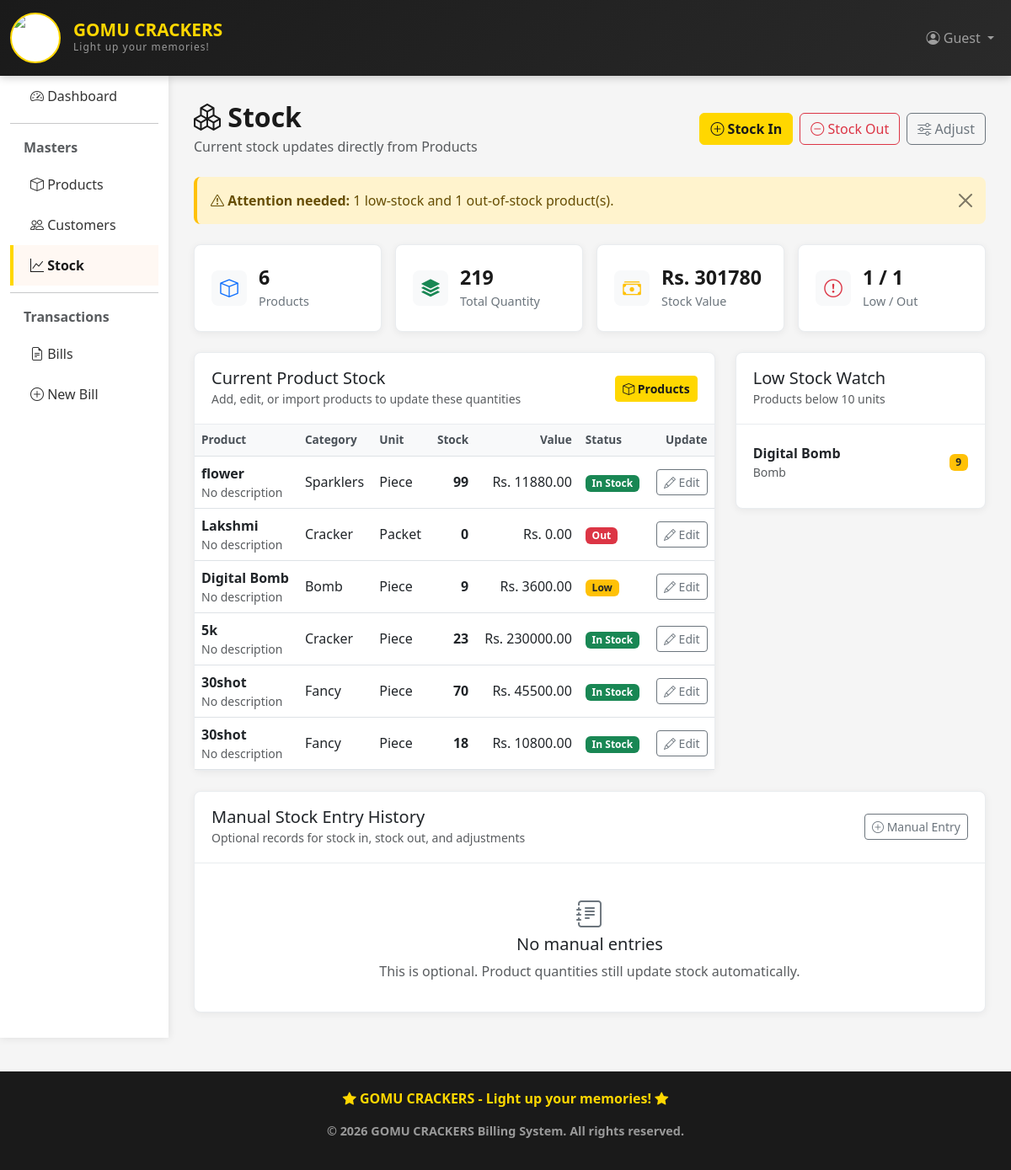
The page /billing/stock/ on the database as committed earlier.
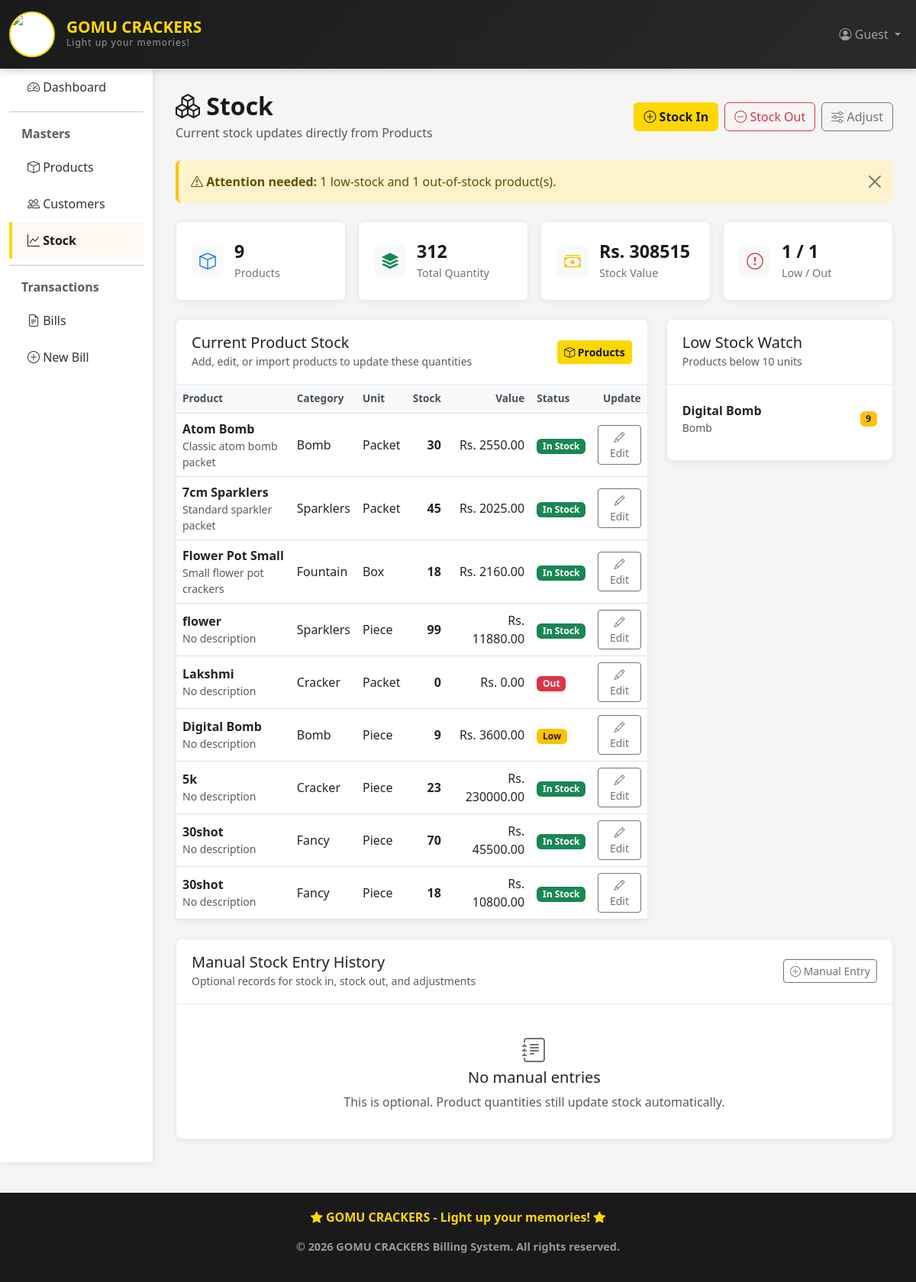
The same page on the database as committed later.
### billing_app/models.py (models this page shows, shortened)
class Product(models.Model):
    CATEGORY_CHOICES = [
        ('cracker', 'Cracker'),
        ('sparklers', 'Sparklers'),
        ('fancy', 'Fancy'),
        ('bomb', 'Bomb'),
        ('fountain', 'Fountain'),
        ('other', 'Other'),
    ]
    UNIT_CHOICES = [
        ('packet', 'Packet'),
        ('piece', 'Piece'),
        ('box', 'Box'),
        ('case', 'Case'),
    ]
    name = models.CharField(max_length=100)
    category = models.CharField(max_length=20, choices=CATEGORY_CHOICES, default='other')
    unit = models.CharField(max_length=20, choices=UNIT_CHOICES, default='piece', help_text='Unit of measurement')
    price = models.DecimalField(max_digits=10, decimal_places=2)
    quantity = models.IntegerField(default=0)  # Current stock
    description = models.TextField(blank=True, null=True)
    created_at = models.DateTimeField(auto_now_add=True)
    updated_at = models.DateTimeField(auto_now=True)
    class Meta:
        ordering = ['-created_at']

### billing_app/views.py (the view)
# urls.py: path('stock/', views.stock_list, name='stock_list'),
def stock_list(request):
    stocks = Stock.objects.all()
    products = Product.objects.annotate(
        stock_total=models.ExpressionWrapper(
            models.F('price') * models.F('quantity'),
            output_field=models.DecimalField(max_digits=12, decimal_places=2),
        )
    )
    low_stock = products.filter(quantity__gt=0, quantity__lt=10)
    out_of_stock = products.filter(quantity__lte=0)
    total_quantity = products.aggregate(total=models.Sum('quantity'))['total'] or 0
    stock_value = sum(product.price * product.quantity for product in products)
    context = {
        'stocks': stocks,
        'products': products,
        'product_count': products.count(),
        'total_quantity': total_quantity,
        'stock_value': stock_value,
        'low_stock_count': low_stock.count(),
        'out_of_stock_count': out_of_stock.count(),
        'stock_in_count': stocks.filter(movement_type='in').count(),
        'stock_out_count': stocks.filter(movement_type='out').count(),
        'adjustment_count': stocks.filter(movement_type='adjustment').count(),
        'low_stock_products': low_stock[:8],
    }
    return render(request, 'billing/stock_list.html', context)

### billing_app/templates/billing/stock_list.html (shortened to what the changed rows need)
{% extends 'billing/base.html' %}
{% block content %}
<div class="stock-page">
    <div class="d-flex justify-content-between align-items-center gap-3 mb-4 flex-wrap">
        <div>
            <h1 class="page-title mb-1">
                <i class="bi bi-boxes"></i> Stock
            </h1>
        </div>
    </div>
    <div class="row g-3 mb-4">
        <div class="col-md-3">
            <div class="stock-metric">
                <div>
                    <div class="metric-value">{{ product_count }}</div>
                    <div class="metric-label">Products</div>
                </div>
            </div>
        </div>
        <div class="col-md-3">
            <div class="stock-metric">
                <div>
                    <div class="metric-value">{{ total_quantity }}</div>
                    <div class="metric-label">Total Quantity</div>
                </div>
            </div>
        </div>
        <div class="col-md-3">
            <div class="stock-metric">
                <div>
                    <div class="metric-value">Rs. {{ stock_value|floatformat:0 }}</div>
                    <div class="metric-label">Stock Value</div>
                </div>
            </div>
        </div>
    </div>
    <div class="row g-4">
        <div class="col-lg-8">
            <div class="inventory-card">
                {% if products %}
                <div class="table-responsive">
                    <table class="table table-hover align-middle mb-0">
                        <thead>
                            <tr>
                                <th>Product</th>
                                <th>Category</th>
                                <th>Unit</th>
                                <th class="text-end">Stock</th>
                                <th class="text-end">Value</th>
                                <th>Status</th>
                                <th class="text-end">Update</th>
                            </tr>
                        </thead>
                        <tbody>
                            {% for product in products %}
                            <tr>
                                <td>
                                    <strong>{{ product.name }}</strong>
                                    <div class="small text-muted">{{ product.description|default:"No description"|truncatewords:6 }}</div>
                                </td>
                                <td>{{ product.get_category_display }}</td>
                                <td>{{ product.get_unit_display }}</td>
                                <td class="text-end fw-bold">{{ product.quantity }}</td>
                                <td class="text-end">Rs. {{ product.stock_total|floatformat:2 }}</td>
                                <td>
                                    {% if product.quantity > 10 %}
                                        <span class="badge bg-success">In Stock</span>
                                    {% elif product.quantity > 0 %}
                                        <span class="badge bg-warning text-dark">Low</span>
                                    {% else %}
                                        <span class="badge bg-danger">Out</span>
                                    {% endif %}
                                </td>
                                <td class="text-end">
                                    <a href="{% url 'product_update' product.id %}" class="btn btn-sm btn-outline-secondary">
                                        <i class="bi bi-pencil"></i> Edit
                                    </a>
                                </td>
                            </tr>
                            {% endfor %}
                        </tbody>
                    </table>
                </div>
                {% endif %}
            </div>
        </div>
        <div class="col-lg-4">
            <div class="inventory-card">
                {% if low_stock_products %}
                    <div class="watch-list">
                        {% for product in low_stock_products %}
                        <div class="watch-item">
                            <div>
                                <strong>{{ product.name }}</strong>
                                <div class="small text-muted">{{ product.get_category_display }}</div>
                            </div>
                            <span class="badge bg-warning text-dark">{{ product.quantity }}</span>
                        </div>
                        {% endfor %}
                    </div>
                {% else %}
                    <div class="empty-state compact">
                        <i class="bi bi-check-circle"></i>
                        <h5>No low stock items</h5>
                        <p class="text-muted mb-0">Everything is above the warning level.</p>
                    </div>
                {% endif %}
            </div>
        </div>
    </div>
</div>
{% endblock %}

Rows that differ between the two databases and show on the page:
added Product: name "Atom Bomb", description "Classic atom bomb packet", category "Bomb", unit "Packet", quantity "30", stock_total "2550.00", shows "In Stock", shown under "Current Product Stock"
added Product: name "7cm Sparklers", description "Standard sparkler packet", category "Sparklers", unit "Packet", quantity "45", stock_total "2025.00", shows "In Stock", shown under "Current Product Stock"
added Product: name "Flower Pot Small", description "Small flower pot crackers", category "Fountain", unit "Box", quantity "18", stock_total "2160.00", shows "In Stock", shown under "Current Product Stock"
Other text that changed with them:
{{ product_count }}: "6" → "9"
{{ total_quantity }}: "219" → "312"
{{ stock_value|floatformat:0 }}: "301780" → "308515"
